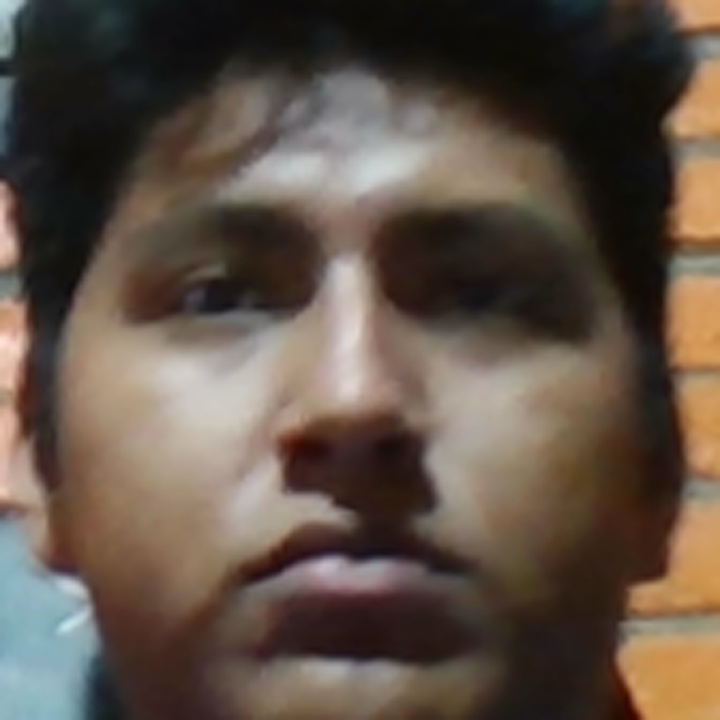
#> input picture Data/Jesus Gordillo 213359/new-115.jpg, 720 x 720 px, given in place of the camera
$ python get_data.py
#> lines starting #> are read from the running program, lines starting #| are printed output that depends on the picture
import os
import cv2

data_path = './Data/Jesus Gordillo 213359/'
if not os.path.exists(data_path):
    os.makedirs(data_path)
cap = cv2.VideoCapture(0, cv2.CAP_DSHOW)

faceClassify = cv2.CascadeClassifier(cv2.data.haarcascades + 'haarcascade_frontalface_default.xml')
count = 0


while True:
    ret, frame = cap.read()
#> frame is the input picture: shape (720, 720, 3); mean B, G, R 70.8, 82, 95.7
    if not ret:
        break
    frame = cv2.resize(frame, (650, 500))
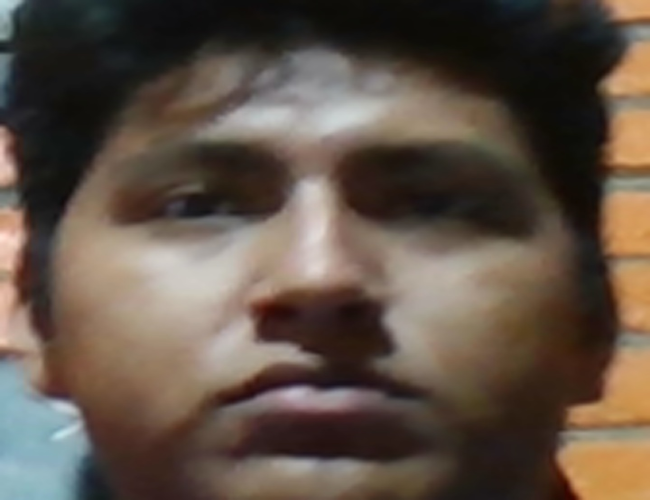
#> frame: shape (500, 650, 3); mean B, G, R 70.7, 81.9, 95.6
    gray = cv2.cvtColor(frame, cv2.COLOR_BGR2GRAY)
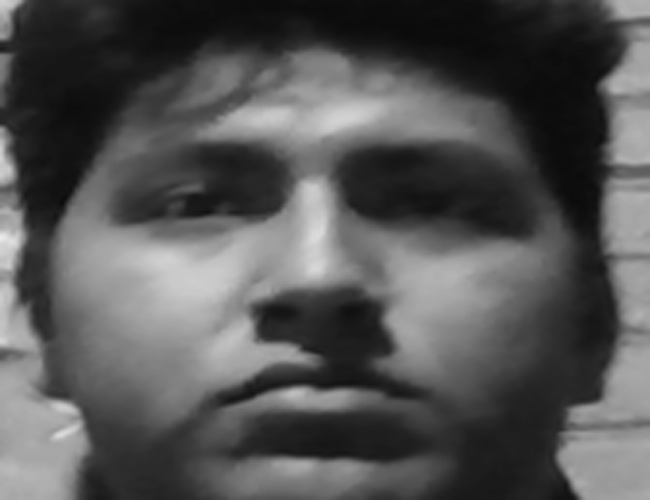
#> gray: shape (500, 650); min 10, max 234, mean 84.8
    auxFrame = frame.copy()

    faces = faceClassify.detectMultiScale(gray, 1.3, 5)
#> faces = ()
    for (x, y, w, h) in faces:
        cv2.rectangle(frame,(x,y),(x+w,y+h),(0,255,0), 2)
        face = auxFrame[y:y+h, x:x+w]
        face = cv2.resize(face, (720,720), interpolation=cv2.INTER_CUBIC)
        cv2.imwrite(data_path + 'new2-{}.jpg'.format(count), face)
        count += 1
#> this loop made 0 passes
#> after the loop, count = 0

    cv2.imshow('frame', frame)

    k= cv2.waitKey(1)
#> (key Esc is pressed here)
    if k == 27 or count >=999:
        break


cap.release()
cv2.destroyAllWindows()

$ run again, on Data/Jesus Gordillo 213359/new-125.jpg
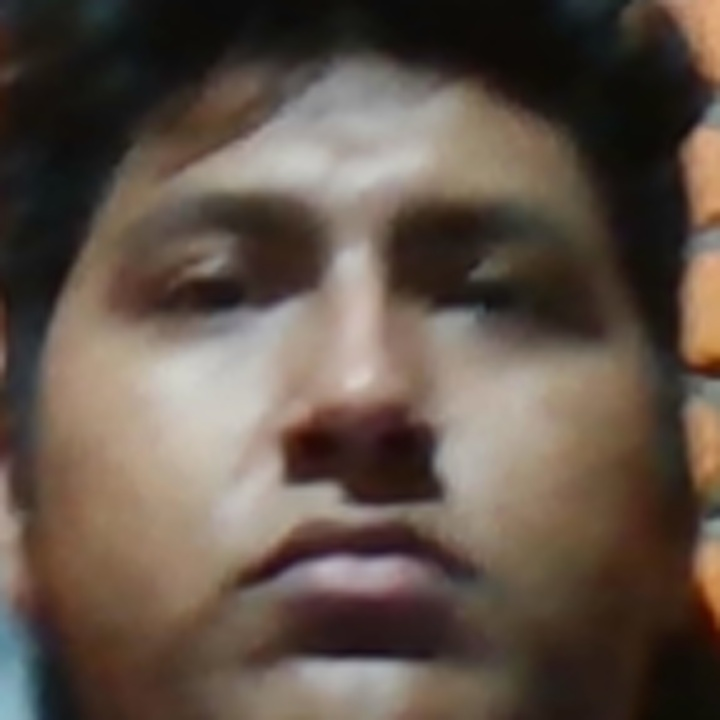
#> input picture Data/Jesus Gordillo 213359/new-125.jpg, 720 x 720 px, given in place of the camera
#> frame is the input picture: shape (720, 720, 3); mean B, G, R 72.5, 82.9, 96.5
#> `frame = cv2.resize(frame, (650, 500))`:
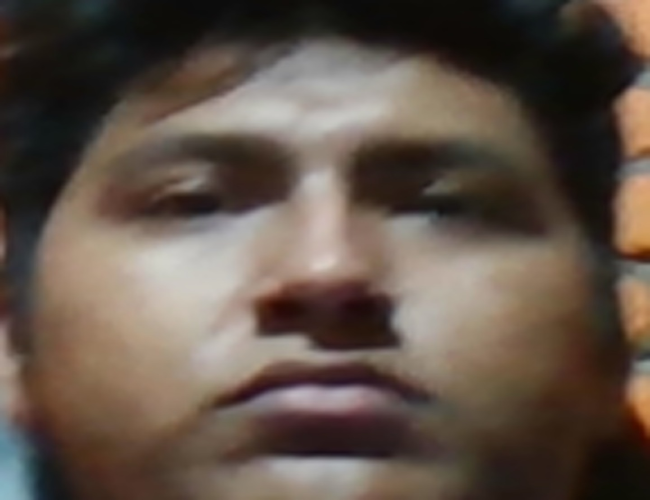
#> frame: shape (500, 650, 3); mean B, G, R 72.4, 82.8, 96.4
#> `gray = cv2.cvtColor(frame, cv2.COLOR_BGR2GRAY)`:
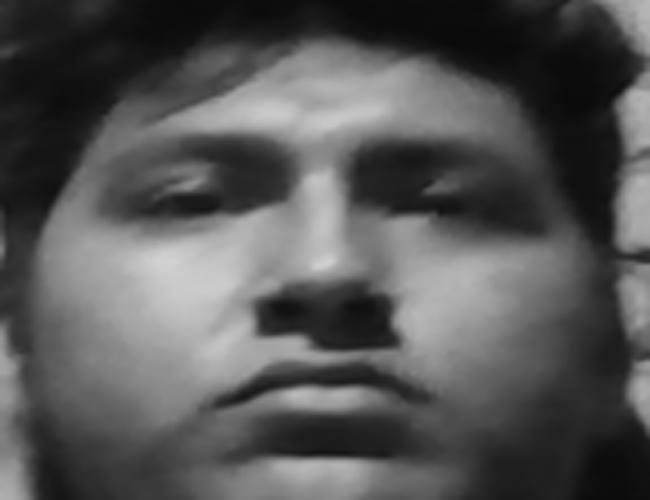
#> gray: shape (500, 650); min 9, max 209, mean 85.7
#> faces = ()
#> after the loop `for (x, y, w, h) in faces:`: count = 0

$ run again, on Data/Jesus Gordillo 213359/new-142.jpg
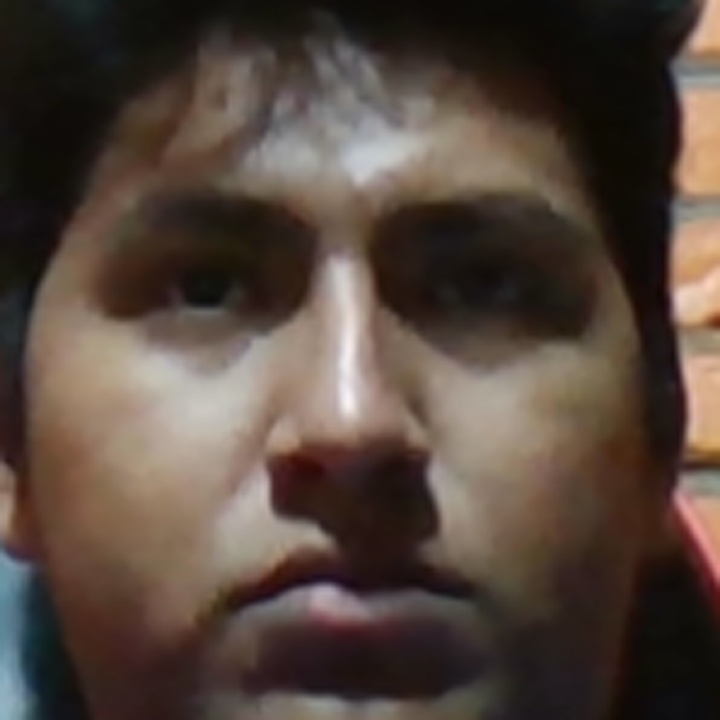
#> input picture Data/Jesus Gordillo 213359/new-142.jpg, 720 x 720 px, given in place of the camera
#> frame is the input picture: shape (720, 720, 3); mean B, G, R 61.1, 70.1, 84.5
#> `frame = cv2.resize(frame, (650, 500))`:
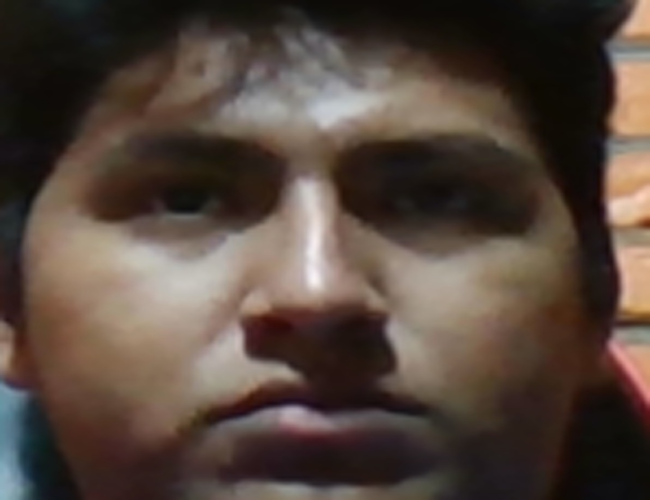
#> frame: shape (500, 650, 3); mean B, G, R 61, 70, 84.4
#> `gray = cv2.cvtColor(frame, cv2.COLOR_BGR2GRAY)`:
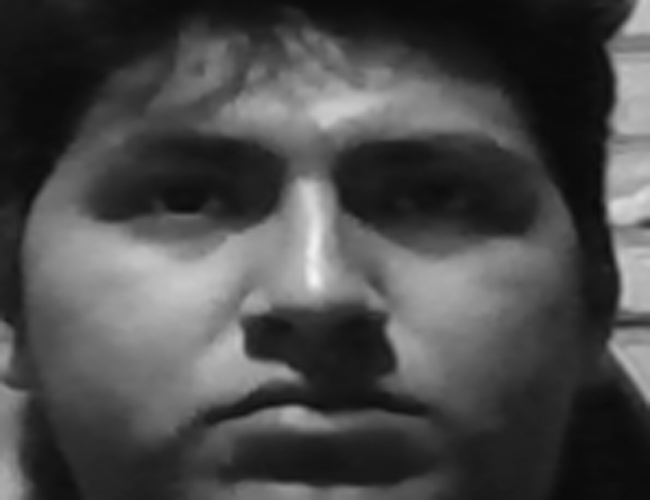
#> gray: shape (500, 650); min 9, max 245, mean 73.3
#> faces = ()
#> after the loop `for (x, y, w, h) in faces:`: count = 0

$ run again, on Data/Jesus Gordillo 213359/new-154.jpg
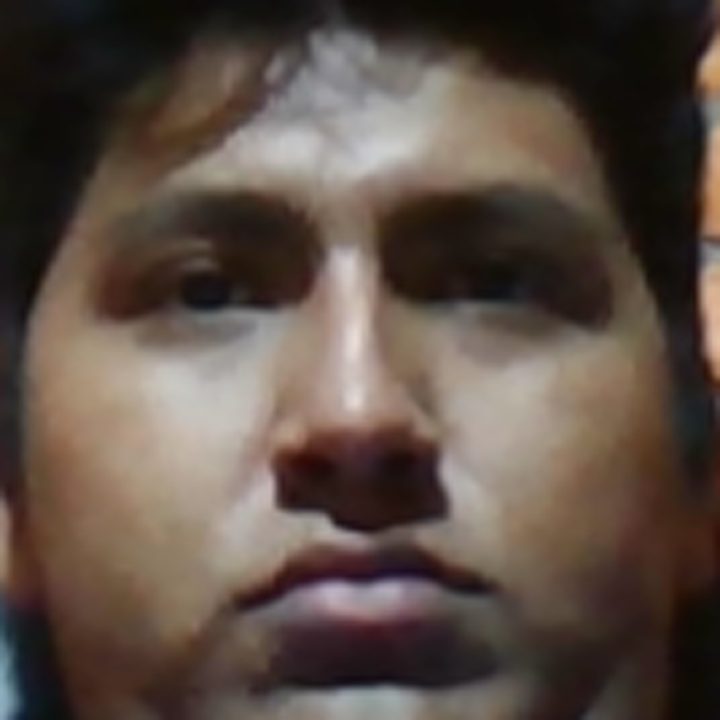
#> input picture Data/Jesus Gordillo 213359/new-154.jpg, 720 x 720 px, given in place of the camera
#> frame is the input picture: shape (720, 720, 3); mean B, G, R 68.8, 77.7, 91.4
#> `frame = cv2.resize(frame, (650, 500))`:
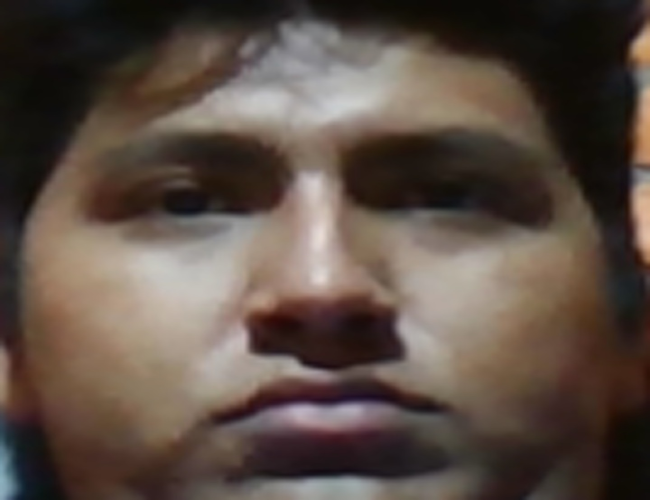
#> frame: shape (500, 650, 3); mean B, G, R 68.8, 77.6, 91.4
#> `gray = cv2.cvtColor(frame, cv2.COLOR_BGR2GRAY)`:
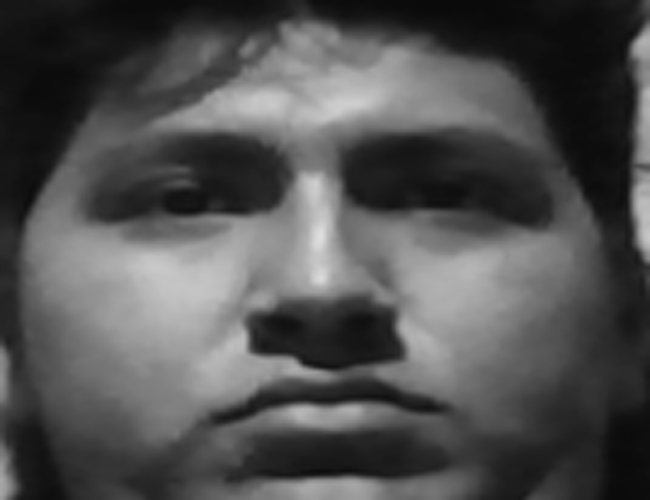
#> gray: shape (500, 650); min 9, max 223, mean 80.7
#> faces = ()
#> after the loop `for (x, y, w, h) in faces:`: count = 0
